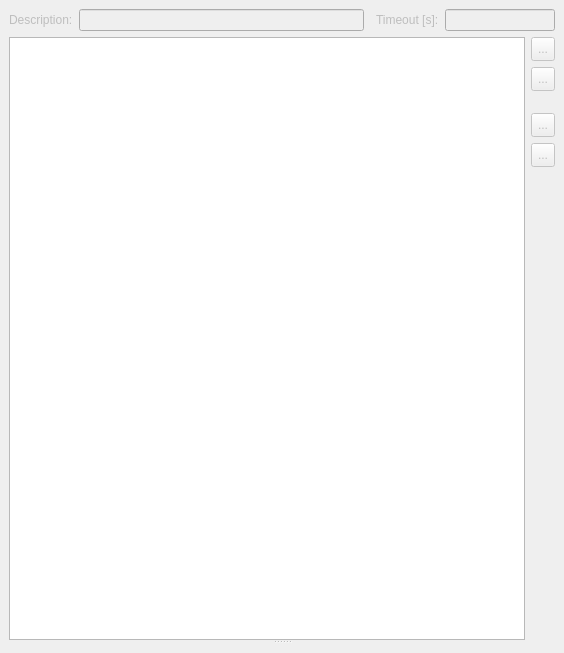
<?xml version="1.0" encoding="UTF-8"?>
<ui version="4.0">
 <class>MissionPlanWidget</class>
 <widget class="QWidget" name="MissionPlanWidget">
  <property name="geometry">
   <rect>
    <x>0</x>
    <y>0</y>
    <width>564</width>
    <height>653</height>
   </rect>
  </property>
  <property name="windowTitle">
   <string>Form</string>
  </property>
  <layout class="QVBoxLayout" name="verticalLayout">
   <property name="leftMargin">
    <number>9</number>
   </property>
   <property name="topMargin">
    <number>9</number>
   </property>
   <property name="rightMargin">
    <number>9</number>
   </property>
   <property name="bottomMargin">
    <number>9</number>
   </property>
   <item>
    <widget class="QWidget" name="missionPlanParameters" native="true">
     <property name="enabled">
      <bool>false</bool>
     </property>
     <layout class="QHBoxLayout" name="horizontalLayout_2">
      <property name="leftMargin">
       <number>0</number>
      </property>
      <property name="topMargin">
       <number>0</number>
      </property>
      <property name="rightMargin">
       <number>0</number>
      </property>
      <property name="bottomMargin">
       <number>0</number>
      </property>
      <item>
       <widget class="QLabel" name="missionPlanDescriptionLabel">
        <property name="text">
         <string>Description:</string>
        </property>
       </widget>
      </item>
      <item>
       <widget class="QLineEdit" name="missionPlanDescription">
        <property name="text">
         <string/>
        </property>
       </widget>
      </item>
      <item>
       <spacer name="horizontalSpacer">
        <property name="orientation">
         <enum>Qt::Horizontal</enum>
        </property>
        <property name="sizeType">
         <enum>QSizePolicy::Fixed</enum>
        </property>
        <property name="sizeHint" stdset="0">
         <size>
          <width>6</width>
          <height>20</height>
         </size>
        </property>
       </spacer>
      </item>
      <item>
       <widget class="QLabel" name="missionPlanTimeoutLabel">
        <property name="text">
         <string>Timeout [s]:</string>
        </property>
       </widget>
      </item>
      <item>
       <widget class="QLineEdit" name="missionPlanTimeout">
        <property name="maximumSize">
         <size>
          <width>110</width>
          <height>16777215</height>
         </size>
        </property>
        <property name="text">
         <string/>
        </property>
        <property name="alignment">
         <set>Qt::AlignRight|Qt::AlignTrailing|Qt::AlignVCenter</set>
        </property>
       </widget>
      </item>
     </layout>
    </widget>
   </item>
   <item>
    <widget class="QSplitter" name="splitter">
     <property name="orientation">
      <enum>Qt::Vertical</enum>
     </property>
     <property name="childrenCollapsible">
      <bool>false</bool>
     </property>
     <widget class="QWidget" name="taskListWidget" native="true">
      <layout class="QHBoxLayout" name="horizontalLayout">
       <property name="leftMargin">
        <number>0</number>
       </property>
       <property name="topMargin">
        <number>0</number>
       </property>
       <property name="rightMargin">
        <number>0</number>
       </property>
       <property name="bottomMargin">
        <number>0</number>
       </property>
       <item>
        <widget class="QTableView" name="taskList">
         <property name="editTriggers">
          <set>QAbstractItemView::DoubleClicked|QAbstractItemView::EditKeyPressed</set>
         </property>
         <property name="selectionMode">
          <enum>QAbstractItemView::ContiguousSelection</enum>
         </property>
         <property name="selectionBehavior">
          <enum>QAbstractItemView::SelectRows</enum>
         </property>
        </widget>
       </item>
       <item>
        <widget class="QWidget" name="taskListSidebar" native="true">
         <property name="enabled">
          <bool>false</bool>
         </property>
         <layout class="QVBoxLayout" name="verticalLayout_2">
          <property name="leftMargin">
           <number>0</number>
          </property>
          <property name="topMargin">
           <number>0</number>
          </property>
          <property name="rightMargin">
           <number>0</number>
          </property>
          <property name="bottomMargin">
           <number>0</number>
          </property>
          <item>
           <widget class="QToolButton" name="buttonAddTask">
            <property name="sizePolicy">
             <sizepolicy hsizetype="Fixed" vsizetype="Fixed">
              <horstretch>0</horstretch>
              <verstretch>0</verstretch>
             </sizepolicy>
            </property>
            <property name="minimumSize">
             <size>
              <width>24</width>
              <height>24</height>
             </size>
            </property>
            <property name="maximumSize">
             <size>
              <width>24</width>
              <height>24</height>
             </size>
            </property>
            <property name="toolTip">
             <string>&lt;b&gt;New Task&lt;/b&gt;</string>
            </property>
            <property name="text">
             <string>...</string>
            </property>
           </widget>
          </item>
          <item>
           <widget class="QToolButton" name="buttonRemoveTask">
            <property name="enabled">
             <bool>false</bool>
            </property>
            <property name="minimumSize">
             <size>
              <width>24</width>
              <height>24</height>
             </size>
            </property>
            <property name="maximumSize">
             <size>
              <width>24</width>
              <height>24</height>
             </size>
            </property>
            <property name="toolTip">
             <string>&lt;b&gt;Remove Task&lt;/b&gt;</string>
            </property>
            <property name="text">
             <string>...</string>
            </property>
           </widget>
          </item>
          <item>
           <spacer name="verticalSpacerAddRemMove">
            <property name="orientation">
             <enum>Qt::Vertical</enum>
            </property>
            <property name="sizeType">
             <enum>QSizePolicy::Fixed</enum>
            </property>
            <property name="sizeHint" stdset="0">
             <size>
              <width>24</width>
              <height>16</height>
             </size>
            </property>
           </spacer>
          </item>
          <item>
           <widget class="QToolButton" name="buttonMoveTaskUp">
            <property name="enabled">
             <bool>false</bool>
            </property>
            <property name="minimumSize">
             <size>
              <width>24</width>
              <height>24</height>
             </size>
            </property>
            <property name="maximumSize">
             <size>
              <width>24</width>
              <height>24</height>
             </size>
            </property>
            <property name="toolTip">
             <string>&lt;b&gt;Move Up&lt;/b&gt;</string>
            </property>
            <property name="text">
             <string>...</string>
            </property>
           </widget>
          </item>
          <item>
           <widget class="QToolButton" name="buttonMoveTaskDown">
            <property name="enabled">
             <bool>false</bool>
            </property>
            <property name="minimumSize">
             <size>
              <width>24</width>
              <height>24</height>
             </size>
            </property>
            <property name="maximumSize">
             <size>
              <width>24</width>
              <height>24</height>
             </size>
            </property>
            <property name="toolTip">
             <string>&lt;b&gt;Move Down&lt;/b&gt;</string>
            </property>
            <property name="text">
             <string>...</string>
            </property>
           </widget>
          </item>
          <item>
           <spacer name="verticalSpacerBot">
            <property name="orientation">
             <enum>Qt::Vertical</enum>
            </property>
            <property name="sizeHint" stdset="0">
             <size>
              <width>24</width>
              <height>0</height>
             </size>
            </property>
           </spacer>
          </item>
         </layout>
        </widget>
       </item>
      </layout>
     </widget>
     <widget class="QStackedWidget" name="taskEditorStack">
      <widget class="QWidget" name="defaultTaskEditorPage"/>
     </widget>
    </widget>
   </item>
  </layout>
 </widget>
 <resources/>
 <connections/>
</ui>
